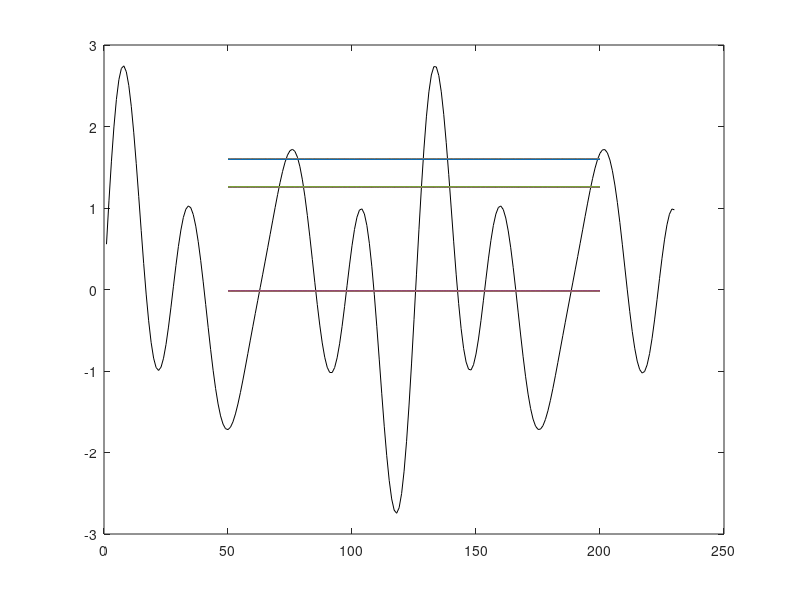

Source code (MATLAB):

support = 1:230;
x = sin(support/10) + 1.3* sin(support/5) + 0.8* sin(support/4);

set(gcf,'color','w');
plot(x,'k')

interval = 50:200;
avg = mean(x(interval))
avgSig = ones(length(interval))*avg;
hold on;
plot(support(interval), avgSig);

msv = mean(x(interval).^2)
msvSig = ones(length(interval))*msv;
hold on;
plot(support(interval), msvSig);

rms = sqrt(mean(x(interval).^2))
rmsSig = sqrt(msvSig);
hold on;
plot(support(interval), rmsSig);

e = sum(x(interval).^2)

